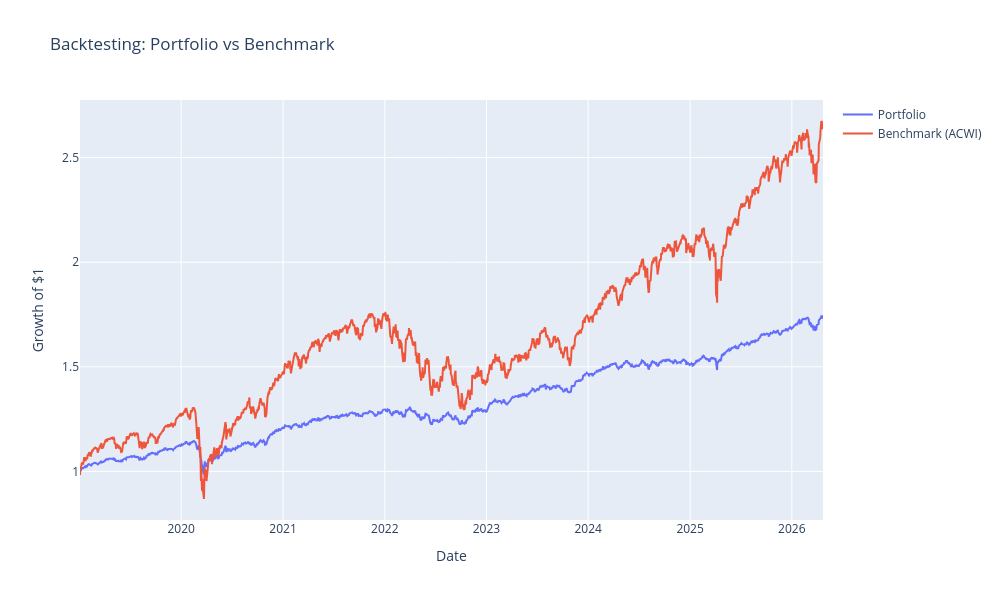

This figure's notebook cell:
### Code cell
# ============================================================
# Backtesting: índice acumulado de cartera vs benchmark
# ============================================================

plot_bt = backtesting_table.reset_index()

fig = go.Figure()

fig.add_trace(go.Scatter(
    x=plot_bt["Date"],
    y=plot_bt["Portfolio Cumulative Return Index"],
    mode="lines",
    name="Portfolio",
    hovertemplate="Date: %{x}<br>Portfolio Index: %{y:.3f}<extra></extra>"
))

if benchmark_ticker:
    fig.add_trace(go.Scatter(
        x=plot_bt["Date"],
        y=plot_bt["Benchmark Cumulative Return Index"],
        mode="lines",
        name=f"Benchmark ({benchmark_ticker})",
        hovertemplate="Date: %{x}<br>Benchmark Index: %{y:.3f}<extra></extra>"
    ))

fig.update_layout(
    title="Backtesting: Portfolio vs Benchmark",
    xaxis_title="Date",
    yaxis_title="Growth of $1",
    width=1000,
    height=600,
    hovermode="x unified"
)

fig.show()

### Figure 1 — Plotly figure (JSON) as saved in the notebook; plotly's stock layout.template omitted (floating-point values rounded to 4 significant figures; data arrays with more than 128 entries replaced by an {"elided": "..."} marker saying what was removed)
{"data": [{"hovertemplate": "Date: %{x}<br>Portfolio Index: %{y:.3f}<extra></extra>", "mode": "lines", "name": "Portfolio", "type": "scatter", "x": {"elided": "1888 str values"}, "y": {"elided": "1888 float values"}}, {"hovertemplate": "Date: %{x}<br>Benchmark Index: %{y:.3f}<extra></extra>", "mode": "lines", "name": "Benchmark (ACWI)", "type": "scatter", "x": {"elided": "1888 str values"}, "y": {"elided": "1888 float values"}}], "layout": {"height": 600, "hovermode": "x unified", "title": {"text": "Backtesting: Portfolio vs Benchmark"}, "width": 1000, "xaxis": {"title": {"text": "Date"}}, "yaxis": {"title": {"text": "Growth of $1"}}}}
